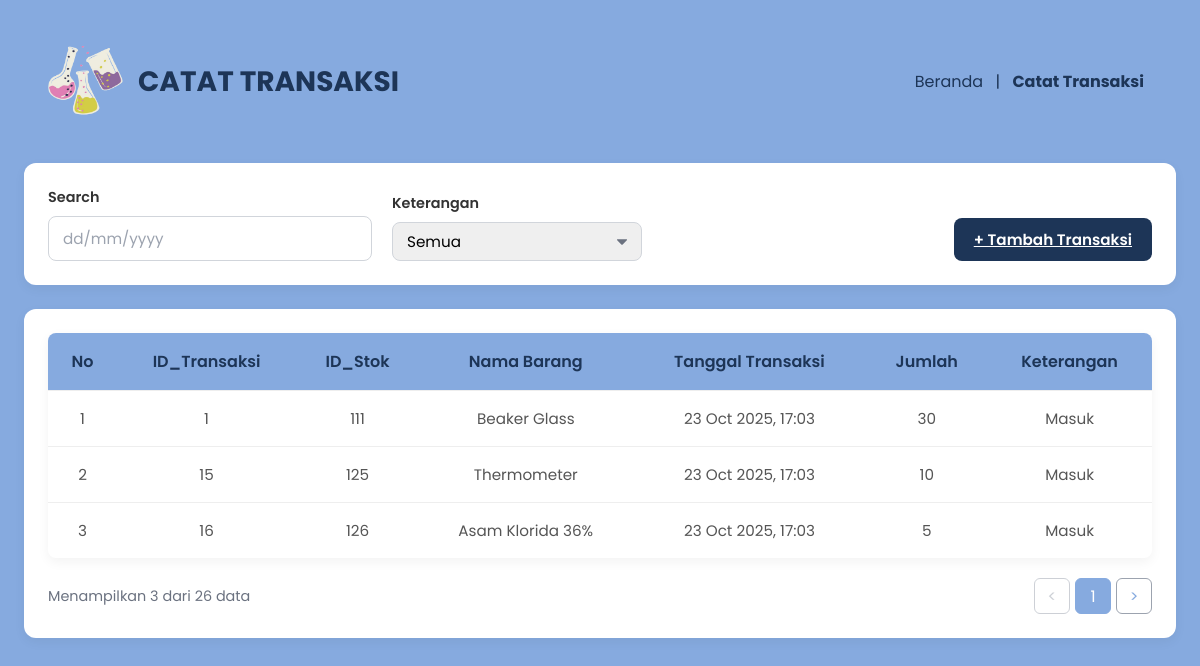
/sistem_manajemen_lab_kimia/pages/catat_transaksi/index.php, run on the app's committed database.
### tables this page shows
CREATE TABLE transaksi_stok (
    id_transaksi INT PRIMARY KEY AUTO_INCREMENT,
    id_stok INT NOT NULL,
    jenis_transaksi VARCHAR(50) NOT NULL,
    jumlah INT NOT NULL,
    tanggal_transaksi DATETIME,
    keterangan TEXT,
    FOREIGN KEY (id_stok) REFERENCES stok_lab(id_stok)
) AUTO_INCREMENT = 1;

CREATE TABLE item_alat_bahan (
    id_item INT PRIMARY KEY AUTO_INCREMENT,
    nama_item VARCHAR(255) NOT NULL,
    id_kategori INT NOT NULL,
    satuan VARCHAR(50) NOT NULL,
    deskripsi TEXT,
    FOREIGN KEY (id_kategori) REFERENCES kategori_item(id_kategori)
) AUTO_INCREMENT = 221;

### sistem_manajemen_lab_kimia/pages/catat_transaksi/index.php (the view, shortened to what this page needs)
<?php
include __DIR__ . '/../../config/koneksi.php';
$jumlah_data_per_halaman = 3;
$sql_where = " WHERE 1=1 ";
$join_clause = "LEFT JOIN stok_lab s ON t.id_stok = s.id_stok
                LEFT JOIN item_alat_bahan i ON s.id_item = i.id_item";
$params_url = [];
$params_sql = [];
$query_string = http_build_query($params_url);
$link_prefix = $query_string ? "?$query_string&" : "?";
try {
    $stmt_total = $pdo->prepare("
        SELECT COUNT(*) as total
        FROM transaksi_stok t
        $join_clause
        $sql_where
    ");
    $stmt_total->execute($params_sql);
    $total_data = $stmt_total->fetchColumn();
} catch (PDOException $e) {
    $total_data = 0;
}
$total_halaman = ceil($total_data / $jumlah_data_per_halaman);
$halaman_aktif = (isset($_GET['halaman'])) ? (int)$_GET['halaman'] : 1;
$data_awal = ($halaman_aktif - 1) * $jumlah_data_per_halaman;
$data_transaksi = [];
$data_di_halaman_ini = 0;
try {
    $sql_data = "
        SELECT t.id_transaksi, t.id_stok, i.nama_item,
               t.tanggal_transaksi, t.jumlah, t.jenis_transaksi
        FROM transaksi_stok t
        $join_clause
        $sql_where
        ORDER BY t.tanggal_transaksi DESC
        LIMIT :limit OFFSET :offset
    ";
    $stmt_data = $pdo->prepare($sql_data);
    $stmt_data->bindValue(':limit', $jumlah_data_per_halaman, PDO::PARAM_INT);
    $stmt_data->bindValue(':offset', $data_awal, PDO::PARAM_INT);
    $stmt_data->execute();
    $data_transaksi = $stmt_data->fetchAll(PDO::FETCH_ASSOC);
    $data_di_halaman_ini = count($data_transaksi);
} catch (PDOException $e) {
     error_log("Error fetching transactions: " . $e->getMessage());
}
?>
<!DOCTYPE html>
<html lang="id">
<head>
    <link rel="stylesheet" href="../../assets/css/catat_transaksi.css">
</head>
<body>
    <header class="main-header">
        <div class="logo">
            <img src="../../assets/img/ikon.png" alt="Logo" class="logo-img">
            <h1>CATAT TRANSAKSI</h1>
        </div>
        <nav class="breadcrumbs">
            <a href="../dashboard.php">Beranda</a> |
            <a href="index.php"class="active">Catat Transaksi</a>
        </nav>
    </header>
    <main>
        <form method="GET" action="index.php" id="filterFormTransaksi">
            <section class="card filter-card">
                <div class="form-group">
                    <label for="search-tanggal">Search</label>
                    <input type="text" id="search-tanggal" name="search-tanggal" placeholder="dd/mm/yyyy"
                           value="<?php echo isset($_GET['search-tanggal']) ? htmlspecialchars($_GET['search-tanggal']) : ''; ?>">
                </div>
                <div class="form-group">
                    <label for="search-keterangan">Keterangan</label>
                    <select id="search-keterangan" name="search-keterangan">
                        <option value="" <?php echo (isset($_GET['search-keterangan']) && $_GET['search-keterangan'] == '') ? 'selected' : ''; ?>>Semua</option>
                    </select>
                </div>
                <a href="add.php" class="btn btn-primary" style="margin-left: auto;">
                    + Tambah Transaksi
                </a>
            </section>
        </form>
        <section class="card table-card">
            <table>
                <thead>
                    <tr>
                        <th>No</th>
                        <th>ID_Transaksi</th>
                        <th>ID_Stok</th>
                        <th>Nama Barang</th>
                        <th>Tanggal Transaksi</th>
                        <th>Jumlah</th>
                        <th>Keterangan</th>
                    </tr>
                </thead>
                <tbody>
                    <?php
                    if ($data_di_halaman_ini > 0):
                        $nomor = $data_awal + 1;
                        foreach ($data_transaksi as $row):
                    ?>
                    <tr>
                        <td><?php echo $nomor++; ?></td>
                        <td><?php echo htmlspecialchars($row['id_transaksi']); ?></td>
                        <td><?php echo htmlspecialchars($row['id_stok']); ?></td>
                        <td><?php echo htmlspecialchars($row['nama_item'] ?? 'N/A'); ?></td>
                        <td><?php echo date('d M Y, H:i', strtotime($row['tanggal_transaksi'])); ?></td>
                        <td><?php echo htmlspecialchars($row['jumlah']); ?></td>
                        <td><?php echo htmlspecialchars($row['jenis_transaksi']); ?></td>
                    </tr>
                    <?php
                        endforeach;
                    else:
                    ?>
                    <tr>
                        <td colspan="7" style="text-align: center;">Tidak ada data transaksi ditemukan.</td>
                    </tr>
                    <?php
                    endif;
                    ?>
                </tbody>
            </table>
            <div class="table-footer">
                <span class="data-info">
                    Menampilkan <?php echo $data_di_halaman_ini; ?> dari <?php echo $total_data; ?> data
                </span>
                <?php if ($total_halaman > 1): ?>
                <nav class="pagination">
                     <a href="<?php echo $link_prefix; ?>halaman=<?php echo $halaman_aktif - 1; ?>"
                        class="page-arrow <?php echo ($halaman_aktif <= 1) ? 'disabled' : ''; ?>">&lt;</a>
                     <span class="page-number active"><?php echo $halaman_aktif; ?></span>
                     <a href="<?php echo $link_prefix; ?>halaman=<?php echo $halaman_aktif + 1; ?>"
                        class="page-arrow <?php echo ($halaman_aktif >= $total_halaman) ? 'disabled' : ''; ?>">&gt;</a>
                 </nav>
                <?php endif; ?>
            </div>
        </section>
    </main>
</body>
</html>

### sistem_manajemen_lab_kimia/assets/css/catat_transaksi.css (style rules this page uses)
* { margin: 0; padding: 0; box-sizing: border-box; }
body { font-family: 'Poppins', sans-serif; background-color: #86aadf; color: #333; padding: 24px; }
.main-header { display: flex; justify-content: space-between; align-items: center; margin-bottom: 24px; padding: 20px 24px; min-height: 100px; }
.logo { display: flex; align-items: center; }
.logo-img { width: 75px; height: auto; margin-right: 15px; }
.logo h1 { font-size: 1.75rem; color: #1D3557; }
.main-header nav { font-size: 1rem; color: #1D3557; }
.main-header nav a { text-decoration: none; color: #1D3557; margin: 0 8px; }
.main-header nav a.active { font-weight: 700; }
.card { background-color: #FFFFFF; border-radius: 12px; box-shadow: 0 4px 12px rgba(0, 0, 0, 0.05); margin-bottom: 24px; }
.filter-card { display: flex; justify-content: space-between; align-items: flex-end; padding: 24px; gap: 20px; }
.form-group { display: flex; flex-direction: column; }
.form-group label { font-weight: 600; font-size: 0.9rem; margin-bottom: 8px; }
.form-group input[type="text"], .form-group select { font-family: 'Poppins', sans-serif; font-size: 0.95rem; padding: 10px 14px; border: 1px solid #D1D5DB; border-radius: 8px; min-width: 250px; }
.form-group input::placeholder { color: #9CA3AF; }
.form-group select { appearance: none; -webkit-appearance: none; -moz-appearance: none; background-repeat: no-repeat; background-position: right 14px center; background-size: 10px; }
.btn { font-family: 'Poppins', sans-serif; padding: 10px 20px; border: none; border-radius: 8px; font-size: 0.95rem; font-weight: 600; cursor: pointer; transition: background-color 0.2s ease; }
.btn-primary { background-color: #1D3557; color: #FFFFFF; }
.table-card { padding: 24px; overflow: hidden; }
table { width: 100%; border-collapse: collapse; border-radius: 8px; overflow: hidden; box-shadow: 0 4px 12px rgba(0, 0, 0, 0.05); }
th, td { padding: 16px; text-align: center; border-bottom: 1px solid #EEE; }
thead { background-color: #86aadf; color: #1D3557; }
thead th { font-weight: 600; }
tbody tr:last-child td { border-bottom: none; }
tbody td { color: #555; font-size: 0.95rem; }
.table-footer { display: flex; justify-content: space-between; align-items: center; margin-top: 20px; }
.data-info { font-size: 0.9rem; color: #6B7280; }
.pagination { display: flex; align-items: center; gap: 5px; }
.pagination .page-arrow, .pagination .page-number { display: inline-block; width: 36px; height: 36px; line-height: 36px; text-align: center; border-radius: 6px; border: 1px solid #9CA3AF; background-color: white; color: #86AADF; text-decoration: none; transition: background-color 0.2s, color 0.2s; }
.pagination .page-arrow { cursor: pointer; }
.pagination .page-number.active { background-color: #86AADF; color: white; border-color: #86AADF; cursor: default; }
.pagination .page-arrow.disabled { opacity: 0.5; cursor: not-allowed; color: #9CA3AF; background-color: white; pointer-events: none; }

### data on the page
transaksi_stok: id_transaksi "1", id_stok "111", item_alat_bahan.nama_item "Beaker Glass", tanggal_transaksi "23 Oct 2025, 17:03", jumlah "30", jenis_transaksi "Masuk"
transaksi_stok: id_transaksi "15", id_stok "125", item_alat_bahan.nama_item "Thermometer", tanggal_transaksi "23 Oct 2025, 17:03", jumlah "10", jenis_transaksi "Masuk"
transaksi_stok: id_transaksi "16", id_stok "126", item_alat_bahan.nama_item "Asam Klorida 36%", tanggal_transaksi "23 Oct 2025, 17:03", jumlah "5", jenis_transaksi "Masuk"

### other printed values
$data_di_halaman_ini "3"
$total_data "26"
$halaman_aktif "1"
